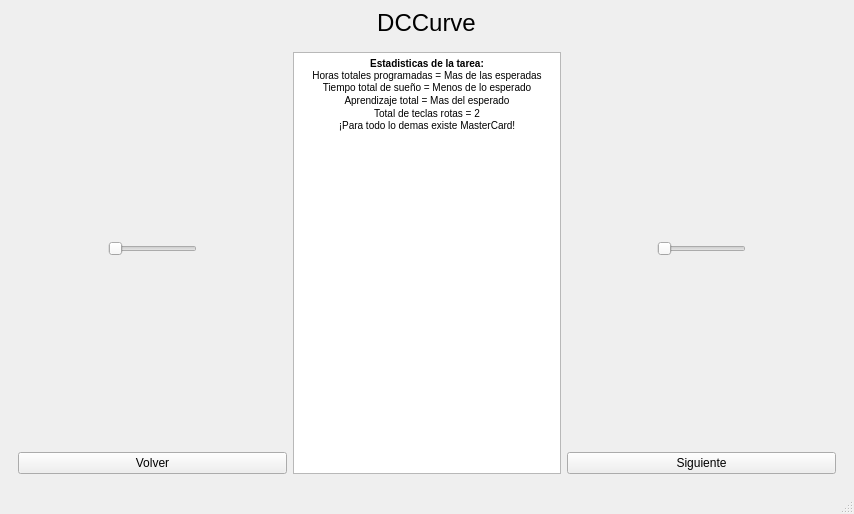
<?xml version="1.0" encoding="UTF-8"?>
<ui version="4.0">
 <class>MainWindow</class>
 <widget class="QMainWindow" name="MainWindow">
  <property name="geometry">
   <rect>
    <x>0</x>
    <y>0</y>
    <width>854</width>
    <height>514</height>
   </rect>
  </property>
  <property name="windowTitle">
   <string>MainWindow</string>
  </property>
  <widget class="QWidget" name="centralwidget">
   <layout class="QVBoxLayout" name="verticalLayout_7">
    <item>
     <layout class="QVBoxLayout" name="TitleGrid">
      <item alignment="Qt::AlignHCenter">
       <widget class="QLabel" name="Title">
        <property name="text">
         <string>&lt;html&gt;&lt;head/&gt;&lt;body&gt;&lt;p align=&quot;center&quot;&gt;&lt;span style=&quot; font-size:18pt;&quot;&gt;DCCurve&lt;/span&gt;&lt;/p&gt;&lt;/body&gt;&lt;/html&gt;</string>
        </property>
       </widget>
      </item>
     </layout>
    </item>
    <item>
     <layout class="QVBoxLayout" name="SpacerTitleMain">
      <item>
       <widget class="QStackedWidget" name="WindowSwitcher">
        <property name="focusPolicy">
         <enum>Qt::NoFocus</enum>
        </property>
        <property name="contextMenuPolicy">
         <enum>Qt::PreventContextMenu</enum>
        </property>
        <property name="autoFillBackground">
         <bool>false</bool>
        </property>
        <property name="frameShape">
         <enum>QFrame::NoFrame</enum>
        </property>
        <property name="frameShadow">
         <enum>QFrame::Plain</enum>
        </property>
        <property name="currentIndex">
         <number>3</number>
        </property>
        <widget class="QWidget" name="WindowOne">
         <property name="cursor">
          <cursorShape>ArrowCursor</cursorShape>
         </property>
         <property name="mouseTracking">
          <bool>false</bool>
         </property>
         <layout class="QGridLayout" name="gridLayout_9">
          <item row="0" column="2" rowspan="6">
           <layout class="QVBoxLayout" name="verticalLayout_5">
            <item>
             <spacer name="horizontalSpacer_2">
              <property name="orientation">
               <enum>Qt::Horizontal</enum>
              </property>
              <property name="sizeHint" stdset="0">
               <size>
                <width>40</width>
                <height>20</height>
               </size>
              </property>
             </spacer>
            </item>
           </layout>
          </item>
          <item row="1" column="1">
           <layout class="QGridLayout" name="gridLayout_5">
            <item row="0" column="0">
             <widget class="QPushButton" name="IngresarButton">
              <property name="text">
               <string>Ingresar</string>
              </property>
             </widget>
            </item>
           </layout>
          </item>
          <item row="0" column="1">
           <layout class="QHBoxLayout" name="horizontalLayout_2">
            <item>
             <spacer name="horizontalSpacer_3">
              <property name="orientation">
               <enum>Qt::Horizontal</enum>
              </property>
              <property name="sizeHint" stdset="0">
               <size>
                <width>40</width>
                <height>20</height>
               </size>
              </property>
             </spacer>
            </item>
            <item>
             <spacer name="verticalSpacer_2">
              <property name="orientation">
               <enum>Qt::Vertical</enum>
              </property>
              <property name="sizeHint" stdset="0">
               <size>
                <width>20</width>
                <height>40</height>
               </size>
              </property>
             </spacer>
            </item>
            <item>
             <spacer name="horizontalSpacer_4">
              <property name="orientation">
               <enum>Qt::Horizontal</enum>
              </property>
              <property name="sizeHint" stdset="0">
               <size>
                <width>40</width>
                <height>20</height>
               </size>
              </property>
             </spacer>
            </item>
           </layout>
          </item>
          <item row="2" column="1">
           <layout class="QGridLayout" name="gridLayout_6">
            <item row="0" column="0">
             <widget class="QPushButton" name="RegistrarseButton">
              <property name="text">
               <string>Registrarse</string>
              </property>
             </widget>
            </item>
           </layout>
          </item>
          <item row="3" column="1">
           <layout class="QGridLayout" name="gridLayout_7">
            <item row="0" column="0">
             <widget class="QPushButton" name="CreditosButton">
              <property name="text">
               <string>Creditos</string>
              </property>
             </widget>
            </item>
           </layout>
          </item>
          <item row="4" column="1">
           <layout class="QGridLayout" name="gridLayout_8">
            <item row="0" column="0">
             <widget class="QPushButton" name="SalirButton">
              <property name="text">
               <string>Salir</string>
              </property>
             </widget>
            </item>
           </layout>
          </item>
          <item row="5" column="1">
           <layout class="QHBoxLayout" name="horizontalLayout">
            <item>
             <spacer name="horizontalSpacer_5">
              <property name="orientation">
               <enum>Qt::Horizontal</enum>
              </property>
              <property name="sizeHint" stdset="0">
               <size>
                <width>40</width>
                <height>20</height>
               </size>
              </property>
             </spacer>
            </item>
            <item>
             <spacer name="verticalSpacer">
              <property name="orientation">
               <enum>Qt::Vertical</enum>
              </property>
              <property name="sizeHint" stdset="0">
               <size>
                <width>20</width>
                <height>40</height>
               </size>
              </property>
             </spacer>
            </item>
            <item>
             <spacer name="horizontalSpacer_6">
              <property name="orientation">
               <enum>Qt::Horizontal</enum>
              </property>
              <property name="sizeHint" stdset="0">
               <size>
                <width>40</width>
                <height>20</height>
               </size>
              </property>
             </spacer>
            </item>
           </layout>
          </item>
          <item row="0" column="0" rowspan="6">
           <layout class="QVBoxLayout" name="verticalLayout_6">
            <item>
             <spacer name="horizontalSpacer">
              <property name="orientation">
               <enum>Qt::Horizontal</enum>
              </property>
              <property name="sizeHint" stdset="0">
               <size>
                <width>40</width>
                <height>20</height>
               </size>
              </property>
             </spacer>
            </item>
           </layout>
          </item>
         </layout>
        </widget>
        <widget class="QWidget" name="WindowLogIn">
         <property name="enabled">
          <bool>true</bool>
         </property>
         <layout class="QGridLayout" name="gridLayout_18">
          <item row="0" column="0">
           <layout class="QGridLayout" name="gridLayout_11">
            <item row="0" column="0">
             <spacer name="horizontalSpacer_8">
              <property name="orientation">
               <enum>Qt::Horizontal</enum>
              </property>
              <property name="sizeHint" stdset="0">
               <size>
                <width>40</width>
                <height>20</height>
               </size>
              </property>
             </spacer>
            </item>
           </layout>
          </item>
          <item row="0" column="1" colspan="2">
           <layout class="QGridLayout" name="gridLayout_12">
            <item row="1" column="0">
             <spacer name="horizontalSpacer_9">
              <property name="orientation">
               <enum>Qt::Horizontal</enum>
              </property>
              <property name="sizeHint" stdset="0">
               <size>
                <width>40</width>
                <height>20</height>
               </size>
              </property>
             </spacer>
            </item>
            <item row="0" column="0">
             <spacer name="verticalSpacer_4">
              <property name="orientation">
               <enum>Qt::Vertical</enum>
              </property>
              <property name="sizeHint" stdset="0">
               <size>
                <width>20</width>
                <height>40</height>
               </size>
              </property>
             </spacer>
            </item>
           </layout>
          </item>
          <item row="0" column="3">
           <layout class="QGridLayout" name="gridLayout_10">
            <item row="0" column="0">
             <spacer name="horizontalSpacer_10">
              <property name="orientation">
               <enum>Qt::Horizontal</enum>
              </property>
              <property name="sizeHint" stdset="0">
               <size>
                <width>40</width>
                <height>20</height>
               </size>
              </property>
             </spacer>
            </item>
           </layout>
          </item>
          <item row="1" column="0" rowspan="3" colspan="2">
           <layout class="QGridLayout" name="gridLayout_20">
            <item row="0" column="0">
             <spacer name="verticalSpacer_5">
              <property name="orientation">
               <enum>Qt::Vertical</enum>
              </property>
              <property name="sizeHint" stdset="0">
               <size>
                <width>20</width>
                <height>40</height>
               </size>
              </property>
             </spacer>
            </item>
            <item row="2" column="0">
             <spacer name="verticalSpacer_7">
              <property name="orientation">
               <enum>Qt::Vertical</enum>
              </property>
              <property name="sizeHint" stdset="0">
               <size>
                <width>20</width>
                <height>40</height>
               </size>
              </property>
             </spacer>
            </item>
            <item row="1" column="0">
             <spacer name="horizontalSpacer_7">
              <property name="orientation">
               <enum>Qt::Horizontal</enum>
              </property>
              <property name="sizeHint" stdset="0">
               <size>
                <width>40</width>
                <height>20</height>
               </size>
              </property>
             </spacer>
            </item>
           </layout>
          </item>
          <item row="1" column="2">
           <layout class="QGridLayout" name="gridLayout_15">
            <item row="0" column="0" alignment="Qt::AlignHCenter">
             <widget class="QLabel" name="label">
              <property name="text">
               <string>Usuario</string>
              </property>
             </widget>
            </item>
            <item row="0" column="1">
             <widget class="QLineEdit" name="InputUsuarioLogIn"/>
            </item>
           </layout>
          </item>
          <item row="1" column="3" rowspan="3">
           <layout class="QGridLayout" name="gridLayout_19">
            <item row="0" column="0">
             <spacer name="verticalSpacer_6">
              <property name="orientation">
               <enum>Qt::Vertical</enum>
              </property>
              <property name="sizeHint" stdset="0">
               <size>
                <width>20</width>
                <height>40</height>
               </size>
              </property>
             </spacer>
            </item>
            <item row="1" column="0">
             <spacer name="horizontalSpacer_14">
              <property name="orientation">
               <enum>Qt::Horizontal</enum>
              </property>
              <property name="sizeHint" stdset="0">
               <size>
                <width>40</width>
                <height>20</height>
               </size>
              </property>
             </spacer>
            </item>
            <item row="2" column="0">
             <spacer name="verticalSpacer_8">
              <property name="orientation">
               <enum>Qt::Vertical</enum>
              </property>
              <property name="sizeHint" stdset="0">
               <size>
                <width>20</width>
                <height>40</height>
               </size>
              </property>
             </spacer>
            </item>
           </layout>
          </item>
          <item row="2" column="2">
           <layout class="QGridLayout" name="gridLayout_16">
            <item row="0" column="1">
             <widget class="QLineEdit" name="InputClaveLogIn">
              <property name="echoMode">
               <enum>QLineEdit::Password</enum>
              </property>
             </widget>
            </item>
            <item row="0" column="0" alignment="Qt::AlignHCenter|Qt::AlignVCenter">
             <widget class="QLabel" name="label_2">
              <property name="text">
               <string> Clave  </string>
              </property>
             </widget>
            </item>
           </layout>
          </item>
          <item row="3" column="2">
           <layout class="QGridLayout" name="gridLayout_17">
            <item row="0" column="0" alignment="Qt::AlignHCenter|Qt::AlignVCenter">
             <widget class="QLabel" name="ErrorDisplayerLogIn">
              <property name="text">
               <string/>
              </property>
              <property name="textFormat">
               <enum>Qt::AutoText</enum>
              </property>
             </widget>
            </item>
           </layout>
          </item>
          <item row="4" column="0" colspan="2">
           <layout class="QGridLayout" name="gridLayout_13">
            <item row="1" column="0">
             <widget class="QPushButton" name="VolverButtonLogIn">
              <property name="text">
               <string>Volver</string>
              </property>
             </widget>
            </item>
            <item row="0" column="0">
             <spacer name="verticalSpacer_9">
              <property name="orientation">
               <enum>Qt::Vertical</enum>
              </property>
              <property name="sizeHint" stdset="0">
               <size>
                <width>20</width>
                <height>40</height>
               </size>
              </property>
             </spacer>
            </item>
           </layout>
          </item>
          <item row="4" column="2">
           <layout class="QVBoxLayout" name="verticalLayout_4">
            <item>
             <spacer name="verticalSpacer_3">
              <property name="orientation">
               <enum>Qt::Vertical</enum>
              </property>
              <property name="sizeHint" stdset="0">
               <size>
                <width>20</width>
                <height>40</height>
               </size>
              </property>
             </spacer>
            </item>
            <item>
             <spacer name="horizontalSpacer_12">
              <property name="orientation">
               <enum>Qt::Horizontal</enum>
              </property>
              <property name="sizeHint" stdset="0">
               <size>
                <width>40</width>
                <height>20</height>
               </size>
              </property>
             </spacer>
            </item>
           </layout>
          </item>
          <item row="4" column="3">
           <layout class="QGridLayout" name="gridLayout_14">
            <item row="1" column="0">
             <widget class="QPushButton" name="SiguienteButtonLogIn">
              <property name="text">
               <string>Siguiente</string>
              </property>
             </widget>
            </item>
            <item row="0" column="0">
             <spacer name="verticalSpacer_10">
              <property name="orientation">
               <enum>Qt::Vertical</enum>
              </property>
              <property name="sizeHint" stdset="0">
               <size>
                <width>20</width>
                <height>40</height>
               </size>
              </property>
             </spacer>
            </item>
           </layout>
          </item>
         </layout>
        </widget>
        <widget class="QWidget" name="WindowSignIn">
         <layout class="QGridLayout" name="gridLayout_32">
          <item row="1" column="0" rowspan="2">
           <layout class="QGridLayout" name="gridLayout_29">
            <item row="0" column="0">
             <spacer name="verticalSpacer_15">
              <property name="orientation">
               <enum>Qt::Vertical</enum>
              </property>
              <property name="sizeHint" stdset="0">
               <size>
                <width>20</width>
                <height>40</height>
               </size>
              </property>
             </spacer>
            </item>
            <item row="1" column="0">
             <spacer name="horizontalSpacer_16">
              <property name="orientation">
               <enum>Qt::Horizontal</enum>
              </property>
              <property name="sizeHint" stdset="0">
               <size>
                <width>40</width>
                <height>20</height>
               </size>
              </property>
             </spacer>
            </item>
            <item row="2" column="0">
             <spacer name="verticalSpacer_16">
              <property name="orientation">
               <enum>Qt::Vertical</enum>
              </property>
              <property name="sizeHint" stdset="0">
               <size>
                <width>20</width>
                <height>40</height>
               </size>
              </property>
             </spacer>
            </item>
           </layout>
          </item>
          <item row="1" column="2" colspan="2">
           <layout class="QGridLayout" name="gridLayout_24">
            <item row="0" column="0" alignment="Qt::AlignHCenter">
             <widget class="QLabel" name="label_3">
              <property name="text">
               <string>Usuario</string>
              </property>
             </widget>
            </item>
            <item row="0" column="1">
             <widget class="QLineEdit" name="InputUsuarioSignIn">
              <property name="inputMask">
               <string/>
              </property>
             </widget>
            </item>
           </layout>
          </item>
          <item row="3" column="3">
           <layout class="QGridLayout" name="gridLayout_26">
            <item row="0" column="0">
             <widget class="QLineEdit" name="InputConfirmarClaveSignIn">
              <property name="echoMode">
               <enum>QLineEdit::Password</enum>
              </property>
             </widget>
            </item>
           </layout>
          </item>
          <item row="4" column="0" colspan="2">
           <layout class="QGridLayout" name="gridLayout_31">
            <item row="1" column="0">
             <widget class="QPushButton" name="VolverButtonSignIn">
              <property name="text">
               <string>Volver</string>
              </property>
             </widget>
            </item>
            <item row="0" column="0">
             <spacer name="verticalSpacer_11">
              <property name="orientation">
               <enum>Qt::Vertical</enum>
              </property>
              <property name="sizeHint" stdset="0">
               <size>
                <width>20</width>
                <height>40</height>
               </size>
              </property>
             </spacer>
            </item>
           </layout>
          </item>
          <item row="4" column="4">
           <layout class="QGridLayout" name="gridLayout_30">
            <item row="1" column="0">
             <widget class="QPushButton" name="SiguienteButtonSignIn">
              <property name="text">
               <string>Siguiente</string>
              </property>
             </widget>
            </item>
            <item row="0" column="0">
             <spacer name="verticalSpacer_12">
              <property name="orientation">
               <enum>Qt::Vertical</enum>
              </property>
              <property name="sizeHint" stdset="0">
               <size>
                <width>20</width>
                <height>40</height>
               </size>
              </property>
             </spacer>
            </item>
           </layout>
          </item>
          <item row="3" column="1" colspan="2">
           <layout class="QGridLayout" name="gridLayout_27">
            <item row="0" column="0" alignment="Qt::AlignHCenter|Qt::AlignVCenter">
             <widget class="QLabel" name="label_5">
              <property name="text">
               <string>Confirmar Clave</string>
              </property>
             </widget>
            </item>
           </layout>
          </item>
          <item row="0" column="2" colspan="2">
           <layout class="QGridLayout" name="gridLayout_23">
            <item row="1" column="0">
             <spacer name="horizontalSpacer_17">
              <property name="orientation">
               <enum>Qt::Horizontal</enum>
              </property>
              <property name="sizeHint" stdset="0">
               <size>
                <width>40</width>
                <height>20</height>
               </size>
              </property>
             </spacer>
            </item>
            <item row="0" column="0">
             <spacer name="verticalSpacer_14">
              <property name="orientation">
               <enum>Qt::Vertical</enum>
              </property>
              <property name="sizeHint" stdset="0">
               <size>
                <width>20</width>
                <height>40</height>
               </size>
              </property>
             </spacer>
            </item>
           </layout>
          </item>
          <item row="1" column="4" rowspan="3">
           <layout class="QGridLayout" name="gridLayout_28">
            <item row="1" column="0">
             <spacer name="horizontalSpacer_18">
              <property name="orientation">
               <enum>Qt::Horizontal</enum>
              </property>
              <property name="sizeHint" stdset="0">
               <size>
                <width>40</width>
                <height>20</height>
               </size>
              </property>
             </spacer>
            </item>
            <item row="0" column="0">
             <spacer name="verticalSpacer_19">
              <property name="orientation">
               <enum>Qt::Vertical</enum>
              </property>
              <property name="sizeHint" stdset="0">
               <size>
                <width>20</width>
                <height>40</height>
               </size>
              </property>
             </spacer>
            </item>
            <item row="2" column="0">
             <spacer name="verticalSpacer_20">
              <property name="orientation">
               <enum>Qt::Vertical</enum>
              </property>
              <property name="sizeHint" stdset="0">
               <size>
                <width>20</width>
                <height>40</height>
               </size>
              </property>
             </spacer>
            </item>
           </layout>
          </item>
          <item row="2" column="2" colspan="2">
           <layout class="QGridLayout" name="gridLayout_25">
            <item row="0" column="1">
             <widget class="QLineEdit" name="InputClaveSignIn">
              <property name="echoMode">
               <enum>QLineEdit::Password</enum>
              </property>
             </widget>
            </item>
            <item row="0" column="0" alignment="Qt::AlignHCenter|Qt::AlignVCenter">
             <widget class="QLabel" name="label_4">
              <property name="text">
               <string> Clave  </string>
              </property>
             </widget>
            </item>
           </layout>
          </item>
          <item row="4" column="2" colspan="2">
           <layout class="QVBoxLayout" name="verticalLayout_8">
            <item>
             <widget class="QLabel" name="ErrorDisplayerSignIn">
              <property name="text">
               <string/>
              </property>
              <property name="alignment">
               <set>Qt::AlignCenter</set>
              </property>
             </widget>
            </item>
            <item>
             <spacer name="verticalSpacer_13">
              <property name="orientation">
               <enum>Qt::Vertical</enum>
              </property>
              <property name="sizeHint" stdset="0">
               <size>
                <width>20</width>
                <height>40</height>
               </size>
              </property>
             </spacer>
            </item>
            <item>
             <spacer name="horizontalSpacer_13">
              <property name="orientation">
               <enum>Qt::Horizontal</enum>
              </property>
              <property name="sizeHint" stdset="0">
               <size>
                <width>40</width>
                <height>20</height>
               </size>
              </property>
             </spacer>
            </item>
           </layout>
          </item>
          <item row="0" column="0" colspan="2">
           <layout class="QGridLayout" name="gridLayout_22">
            <item row="0" column="0">
             <spacer name="horizontalSpacer_11">
              <property name="orientation">
               <enum>Qt::Horizontal</enum>
              </property>
              <property name="sizeHint" stdset="0">
               <size>
                <width>40</width>
                <height>20</height>
               </size>
              </property>
             </spacer>
            </item>
           </layout>
          </item>
          <item row="0" column="4">
           <layout class="QGridLayout" name="gridLayout_21">
            <item row="0" column="0">
             <spacer name="horizontalSpacer_15">
              <property name="orientation">
               <enum>Qt::Horizontal</enum>
              </property>
              <property name="sizeHint" stdset="0">
               <size>
                <width>40</width>
                <height>20</height>
               </size>
              </property>
             </spacer>
            </item>
           </layout>
          </item>
         </layout>
        </widget>
        <widget class="QWidget" name="WindowCredits">
         <layout class="QGridLayout" name="gridLayout_38">
          <item row="0" column="0">
           <layout class="QGridLayout" name="gridLayout_36">
            <item row="1" column="0">
             <spacer name="horizontalSpacer_19">
              <property name="orientation">
               <enum>Qt::Horizontal</enum>
              </property>
              <property name="sizeHint" stdset="0">
               <size>
                <width>40</width>
                <height>20</height>
               </size>
              </property>
             </spacer>
            </item>
            <item row="1" column="1">
             <widget class="QSlider" name="horizontalSlider">
              <property name="orientation">
               <enum>Qt::Horizontal</enum>
              </property>
             </widget>
            </item>
            <item row="0" column="1">
             <spacer name="verticalSpacer_21">
              <property name="orientation">
               <enum>Qt::Vertical</enum>
              </property>
              <property name="sizeHint" stdset="0">
               <size>
                <width>20</width>
                <height>40</height>
               </size>
              </property>
             </spacer>
            </item>
            <item row="1" column="2">
             <spacer name="horizontalSpacer_21">
              <property name="orientation">
               <enum>Qt::Horizontal</enum>
              </property>
              <property name="sizeHint" stdset="0">
               <size>
                <width>40</width>
                <height>20</height>
               </size>
              </property>
             </spacer>
            </item>
            <item row="2" column="1">
             <spacer name="verticalSpacer_22">
              <property name="orientation">
               <enum>Qt::Vertical</enum>
              </property>
              <property name="sizeHint" stdset="0">
               <size>
                <width>20</width>
                <height>40</height>
               </size>
              </property>
             </spacer>
            </item>
           </layout>
          </item>
          <item row="0" column="1" rowspan="2">
           <layout class="QGridLayout" name="gridLayout_33">
            <item row="0" column="0">
             <widget class="QTextEdit" name="textEdit">
              <property name="html">
               <string>&lt;!DOCTYPE HTML PUBLIC &quot;-//W3C//DTD HTML 4.0//EN&quot; &quot;http://www.w3.org/TR/REC-html40/strict.dtd&quot;&gt;
&lt;html&gt;&lt;head&gt;&lt;meta name=&quot;qrichtext&quot; content=&quot;1&quot; /&gt;&lt;style type=&quot;text/css&quot;&gt;
p, li { white-space: pre-wrap; }
&lt;/style&gt;&lt;/head&gt;&lt;body style=&quot; font-family:'MS Shell Dlg 2'; font-size:7.8pt; font-weight:400; font-style:normal;&quot;&gt;
&lt;p align=&quot;center&quot; style=&quot; margin-top:0px; margin-bottom:0px; margin-left:0px; margin-right:0px; -qt-block-indent:0; text-indent:0px;&quot;&gt;&lt;span style=&quot; font-weight:600;&quot;&gt;Estadisticas de la tarea:&lt;/span&gt;&lt;br /&gt;Horas totales programadas = Mas de las esperadas&lt;br /&gt;Tiempo total de sueño = Menos de lo esperado&lt;/p&gt;
&lt;p align=&quot;center&quot; style=&quot; margin-top:0px; margin-bottom:0px; margin-left:0px; margin-right:0px; -qt-block-indent:0; text-indent:0px;&quot;&gt;Aprendizaje total = Mas del esperado&lt;/p&gt;
&lt;p align=&quot;center&quot; style=&quot; margin-top:0px; margin-bottom:0px; margin-left:0px; margin-right:0px; -qt-block-indent:0; text-indent:0px;&quot;&gt;Total de teclas rotas = 2&lt;br /&gt;¡Para todo lo demas existe MasterCard!&lt;br /&gt;&lt;/p&gt;&lt;/body&gt;&lt;/html&gt;</string>
              </property>
             </widget>
            </item>
           </layout>
          </item>
          <item row="0" column="2">
           <layout class="QGridLayout" name="gridLayout_37">
            <item row="1" column="0">
             <spacer name="horizontalSpacer_20">
              <property name="orientation">
               <enum>Qt::Horizontal</enum>
              </property>
              <property name="sizeHint" stdset="0">
               <size>
                <width>40</width>
                <height>20</height>
               </size>
              </property>
             </spacer>
            </item>
            <item row="1" column="1">
             <widget class="QSlider" name="horizontalSlider_2">
              <property name="orientation">
               <enum>Qt::Horizontal</enum>
              </property>
             </widget>
            </item>
            <item row="0" column="1">
             <spacer name="verticalSpacer_23">
              <property name="orientation">
               <enum>Qt::Vertical</enum>
              </property>
              <property name="sizeHint" stdset="0">
               <size>
                <width>20</width>
                <height>40</height>
               </size>
              </property>
             </spacer>
            </item>
            <item row="1" column="2">
             <spacer name="horizontalSpacer_22">
              <property name="orientation">
               <enum>Qt::Horizontal</enum>
              </property>
              <property name="sizeHint" stdset="0">
               <size>
                <width>40</width>
                <height>20</height>
               </size>
              </property>
             </spacer>
            </item>
            <item row="2" column="1">
             <spacer name="verticalSpacer_24">
              <property name="orientation">
               <enum>Qt::Vertical</enum>
              </property>
              <property name="sizeHint" stdset="0">
               <size>
                <width>20</width>
                <height>40</height>
               </size>
              </property>
             </spacer>
            </item>
           </layout>
          </item>
          <item row="1" column="0">
           <layout class="QGridLayout" name="gridLayout_34">
            <item row="0" column="0">
             <widget class="QPushButton" name="VolverButtonCreditos">
              <property name="text">
               <string>Volver</string>
              </property>
             </widget>
            </item>
           </layout>
          </item>
          <item row="1" column="2">
           <layout class="QGridLayout" name="gridLayout_35">
            <item row="0" column="0">
             <widget class="QPushButton" name="SiguienteButtonCreditos">
              <property name="text">
               <string>Siguiente</string>
              </property>
             </widget>
            </item>
           </layout>
          </item>
         </layout>
        </widget>
        <widget class="QWidget" name="page_3">
         <widget class="QFrame" name="frame">
          <property name="geometry">
           <rect>
            <x>350</x>
            <y>160</y>
            <width>111</width>
            <height>51</height>
           </rect>
          </property>
          <property name="frameShape">
           <enum>QFrame::HLine</enum>
          </property>
          <property name="frameShadow">
           <enum>QFrame::Raised</enum>
          </property>
          <layout class="QVBoxLayout" name="verticalLayout_9">
           <item>
            <widget class="QPushButton" name="pushButton">
             <property name="cursor">
              <cursorShape>PointingHandCursor</cursorShape>
             </property>
             <property name="mouseTracking">
              <bool>true</bool>
             </property>
             <property name="text">
              <string>PushButton</string>
             </property>
             <property name="icon">
              <iconset>
               <normaloff>../../../../Programas/Proyectos/Top_Down/Sprites/tree.png</normaloff>../../../../Programas/Proyectos/Top_Down/Sprites/tree.png</iconset>
             </property>
            </widget>
           </item>
          </layout>
         </widget>
         <widget class="QCheckBox" name="checkBox">
          <property name="geometry">
           <rect>
            <x>530</x>
            <y>70</y>
            <width>81</width>
            <height>20</height>
           </rect>
          </property>
          <property name="text">
           <string>CheckBox</string>
          </property>
         </widget>
         <widget class="QLineEdit" name="lineEdit">
          <property name="geometry">
           <rect>
            <x>190</x>
            <y>80</y>
            <width>113</width>
            <height>22</height>
           </rect>
          </property>
          <property name="autoFillBackground">
           <bool>false</bool>
          </property>
          <property name="echoMode">
           <enum>QLineEdit::Normal</enum>
          </property>
          <property name="clearButtonEnabled">
           <bool>false</bool>
          </property>
         </widget>
         <widget class="QProgressBar" name="progressBar">
          <property name="geometry">
           <rect>
            <x>260</x>
            <y>250</y>
            <width>118</width>
            <height>23</height>
           </rect>
          </property>
          <property name="value">
           <number>69</number>
          </property>
         </widget>
        </widget>
       </widget>
      </item>
     </layout>
    </item>
    <item>
     <layout class="QVBoxLayout" name="BaseWindowsGrid"/>
    </item>
   </layout>
  </widget>
  <widget class="QMenuBar" name="menubar">
   <property name="geometry">
    <rect>
     <x>0</x>
     <y>0</y>
     <width>854</width>
     <height>26</height>
    </rect>
   </property>
  </widget>
  <widget class="QStatusBar" name="statusbar"/>
 </widget>
 <resources/>
 <connections/>
</ui>
